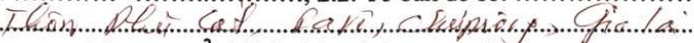
#> input picture data/gialai/2.png, 694 x 43 px, found by its file name
$ python preprocess.py
#> lines starting #> are read from the running program, lines starting #| are printed output that depends on the picture; after the words box and inside, x2 and y2 are one past the last pixel; in counts of white or black regions, pixels touching at a corner belong together
from contextlib import closing
import cv2

gray = cv2.imread('D:\\HIPT\\WordDetector\\data\\gialai\\2.png')
#> gray is the input picture: shape (43, 694, 3); mean B, G, R 227.5, 227.5, 230.5

gray = cv2.cvtColor(gray, cv2.COLOR_BGR2GRAY)
#> gray: shape (43, 694)

(_, gray) = cv2.threshold(gray, 200, 255, cv2.THRESH_BINARY_INV)
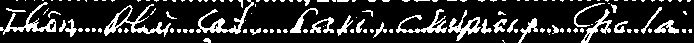
#> gray: shape (43, 694); 17.1% white; 141 white regions (108 under 20 px), largest, box (x1, y1, x2, y2) and area: (104, 4, 171, 37) 515, (196, 0, 254, 34) 438, (0, 2, 56, 35) 426

gray = (255 - gray)
cv2.imshow("gray", gray)

kernelSize = (1, 3)

kernel = cv2.getStructuringElement(cv2.MORPH_RECT, kernelSize)
gray = cv2.morphologyEx(gray, cv2.MORPH_CLOSE, kernel)
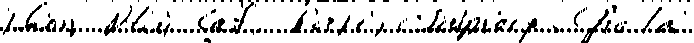
#> gray: shape (43, 694); 85.5% white; 149 black regions (103 under 20 px), largest, box (x1, y1, x2, y2) and area: (448, 10, 480, 41) 323, (581, 9, 609, 43) 182, (519, 18, 538, 43) 151
# cv2.imshow("Opening: ({}, {})".format(
#     kernelSize[0], kernelSize[1]), opening)

cv2.imshow("close 1 3", gray)

cv2.imwrite('D:\\HIPT\\WordDetector\\data\\gialai\\3.png', gray)

# [5 lines of commented-out code are left out]

cv2.waitKey(0)

$ run again, with data/gialai/0.png copied over data/gialai/2.png
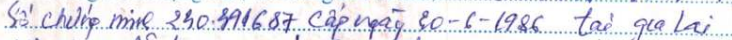
#> input picture data/gialai/0.png, 732 x 40 px, found by its file name
#> gray is the input picture: shape (40, 732, 3); mean B, G, R 235.3, 228.4, 228.5
#> `(_, gray) = cv2.threshold(gray, 200, 255, cv2.THRESH_BINARY_INV)`:
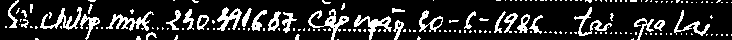
#> gray: shape (40, 732); 17.1% white; 181 white regions (147 under 20 px), largest, box (x1, y1, x2, y2) and area: (308, 9, 349, 40) 340, (106, 11, 154, 31) 338, (354, 15, 392, 40) 312
#> `gray = cv2.morphologyEx(gray, cv2.MORPH_CLOSE, kernel)`:
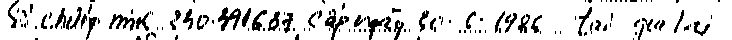
#> gray: shape (40, 732); 85.8% white; 135 black regions (83 under 20 px), largest, box (x1, y1, x2, y2) and area: (218, 7, 241, 31) 255, (325, 9, 344, 40) 200, (109, 14, 135, 31) 191

$ run again, with data/gialai/4.png copied over data/gialai/2.png
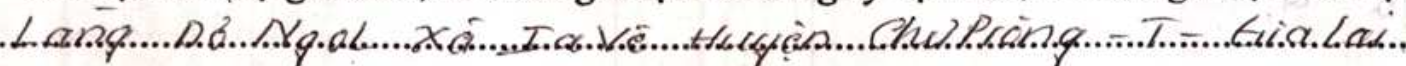
#> input picture data/gialai/4.png, 1406 x 66 px, found by its file name
#> gray is the input picture: shape (66, 1406, 3); mean B, G, R 224.6, 225.9, 229.1
#> `(_, gray) = cv2.threshold(gray, 200, 255, cv2.THRESH_BINARY_INV)`:
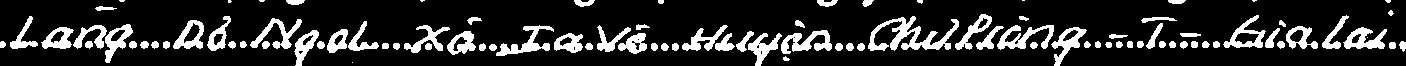
#> gray: shape (66, 1406); 16.9% white; 97 white regions (10 under 20 px), largest, box (x1, y1, x2, y2) and area: (868, 16, 959, 51) 1219, (781, 30, 832, 54) 621, (997, 25, 1054, 50) 601
#> `gray = cv2.morphologyEx(gray, cv2.MORPH_CLOSE, kernel)`:
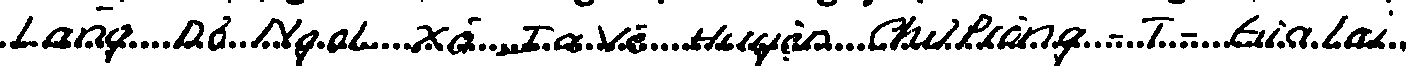
#> gray: shape (66, 1406); 83.3% white; 98 black regions (7 under 20 px), largest, box (x1, y1, x2, y2) and area: (781, 30, 832, 54) 618, (868, 16, 916, 51) 616, (997, 25, 1054, 50) 601

$ run again, with data/gialai/5.png copied over data/gialai/2.png
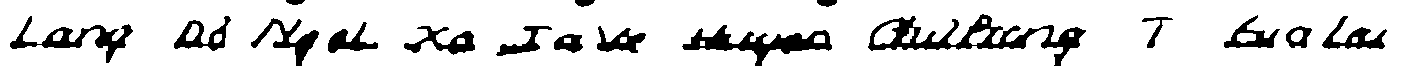
#> input picture data/gialai/5.png, 1406 x 66 px, found by its file name
#> gray is the input picture: shape (66, 1406, 3); 85.4% white; 17 black regions, largest, box (x1, y1, x2, y2) and area: (868, 14, 1086, 66) 3071, (682, 25, 832, 66) 2083, (10, 16, 133, 63) 1445
#> `gray = cv2.morphologyEx(gray, cv2.MORPH_CLOSE, kernel)`:
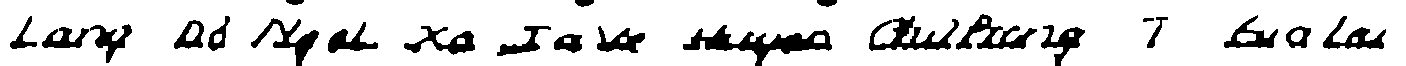
#> gray: shape (66, 1406); 85.5% white; 23 black regions, largest, box (x1, y1, x2, y2) and area: (683, 25, 832, 66) 2069, (869, 16, 959, 51) 1246, (956, 14, 1037, 50) 1080
